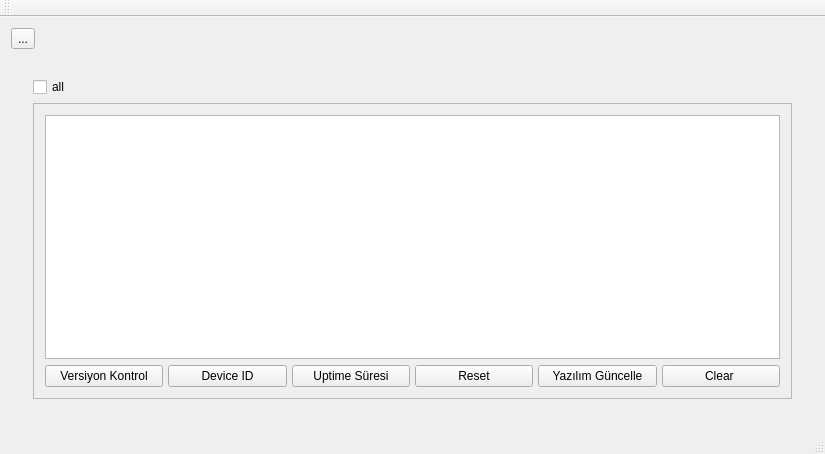
<?xml version="1.0" encoding="UTF-8"?>
<ui version="4.0">
 <class>MainWindow</class>
 <widget class="QMainWindow" name="MainWindow">
  <property name="geometry">
   <rect>
    <x>0</x>
    <y>0</y>
    <width>825</width>
    <height>454</height>
   </rect>
  </property>
  <property name="windowTitle">
   <string>MCU++ Remote Manager</string>
  </property>
  <widget class="QWidget" name="centralWidget">
   <layout class="QGridLayout" name="gridLayout">
    <item row="0" column="0">
     <layout class="QHBoxLayout" name="horizontalLayout_3">
      <item>
       <widget class="QToolButton" name="tbBack">
        <property name="text">
         <string>...</string>
        </property>
        <property name="icon">
         <iconset resource="res/res.qrc">
          <normaloff>:/new/prefix1/images/back.png</normaloff>:/new/prefix1/images/back.png</iconset>
        </property>
        <property name="arrowType">
         <enum>Qt::NoArrow</enum>
        </property>
       </widget>
      </item>
      <item>
       <widget class="QLabel" name="label">
        <property name="text">
         <string/>
        </property>
        <property name="pixmap">
         <pixmap resource="res/res.qrc">:/new/prefix1/images/miltera.png</pixmap>
        </property>
       </widget>
      </item>
      <item>
       <spacer name="horizontalSpacer_3">
        <property name="orientation">
         <enum>Qt::Horizontal</enum>
        </property>
        <property name="sizeHint" stdset="0">
         <size>
          <width>40</width>
          <height>20</height>
         </size>
        </property>
       </spacer>
      </item>
     </layout>
    </item>
    <item row="1" column="0">
     <widget class="QStackedWidget" name="stackedWidget">
      <property name="currentIndex">
       <number>2</number>
      </property>
      <widget class="QWidget" name="page_group">
       <layout class="QGridLayout" name="gridLayout_2">
        <item row="1" column="0">
         <layout class="QHBoxLayout" name="horizontalLayout_2">
          <item>
           <widget class="QPushButton" name="pbCreateGroup">
            <property name="text">
             <string>Cihaz Grubu Oluştur</string>
            </property>
           </widget>
          </item>
          <item>
           <spacer name="horizontalSpacer_2">
            <property name="orientation">
             <enum>Qt::Horizontal</enum>
            </property>
            <property name="sizeHint" stdset="0">
             <size>
              <width>40</width>
              <height>20</height>
             </size>
            </property>
           </spacer>
          </item>
          <item>
           <widget class="QPushButton" name="pbOpenGroup">
            <property name="text">
             <string>Cihaz Grubu Seç</string>
            </property>
           </widget>
          </item>
         </layout>
        </item>
        <item row="0" column="0">
         <spacer name="verticalSpacer_2">
          <property name="orientation">
           <enum>Qt::Vertical</enum>
          </property>
          <property name="sizeHint" stdset="0">
           <size>
            <width>20</width>
            <height>40</height>
           </size>
          </property>
         </spacer>
        </item>
       </layout>
      </widget>
      <widget class="QWidget" name="page_devices">
       <layout class="QGridLayout" name="gridLayout_3">
        <item row="0" column="0">
         <layout class="QVBoxLayout" name="verticalLayout_3">
          <item>
           <widget class="QCheckBox" name="cbAllDev">
            <property name="text">
             <string>all</string>
            </property>
           </widget>
          </item>
          <item>
           <widget class="QScrollArea" name="scrollArea">
            <property name="widgetResizable">
             <bool>true</bool>
            </property>
            <widget class="QWidget" name="scrollAreaWidgetContents">
             <property name="geometry">
              <rect>
               <x>0</x>
               <y>0</y>
               <width>64</width>
               <height>26</height>
              </rect>
             </property>
             <layout class="QGridLayout" name="gridLayout_5">
              <item row="0" column="0">
               <layout class="QVBoxLayout" name="vlDevices"/>
              </item>
              <item row="4" column="0">
               <spacer name="verticalSpacer">
                <property name="orientation">
                 <enum>Qt::Vertical</enum>
                </property>
                <property name="sizeHint" stdset="0">
                 <size>
                  <width>20</width>
                  <height>40</height>
                 </size>
                </property>
               </spacer>
              </item>
             </layout>
            </widget>
           </widget>
          </item>
          <item>
           <layout class="QHBoxLayout" name="horizontalLayout">
            <item>
             <widget class="QPushButton" name="pbAddDevice">
              <property name="text">
               <string>Cihaz Ekle</string>
              </property>
             </widget>
            </item>
            <item>
             <widget class="QPushButton" name="pbRemoveDevice">
              <property name="text">
               <string>Cihaz Sil</string>
              </property>
             </widget>
            </item>
            <item>
             <spacer name="horizontalSpacer">
              <property name="orientation">
               <enum>Qt::Horizontal</enum>
              </property>
              <property name="sizeHint" stdset="0">
               <size>
                <width>118</width>
                <height>20</height>
               </size>
              </property>
             </spacer>
            </item>
            <item>
             <widget class="QPushButton" name="pbConnectDevices">
              <property name="text">
               <string>Bağlan</string>
              </property>
             </widget>
            </item>
           </layout>
          </item>
         </layout>
        </item>
       </layout>
      </widget>
      <widget class="QWidget" name="page_manage">
       <property name="enabled">
        <bool>true</bool>
       </property>
       <layout class="QGridLayout" name="gridLayout_7">
        <item row="0" column="0">
         <widget class="QSplitter" name="splitter">
          <property name="orientation">
           <enum>Qt::Horizontal</enum>
          </property>
          <widget class="QWidget" name="widget" native="true">
           <layout class="QGridLayout" name="gridLayout_4">
            <item row="0" column="0">
             <layout class="QVBoxLayout" name="verticalLayout">
              <item>
               <widget class="QCheckBox" name="cbAllMan">
                <property name="text">
                 <string>all</string>
                </property>
               </widget>
              </item>
              <item>
               <widget class="QScrollArea" name="scrollArea_2">
                <property name="widgetResizable">
                 <bool>true</bool>
                </property>
                <widget class="QWidget" name="scrollAreaWidgetContents_2">
                 <property name="geometry">
                  <rect>
                   <x>0</x>
                   <y>0</y>
                   <width>767</width>
                   <height>243</height>
                  </rect>
                 </property>
                 <layout class="QGridLayout" name="gridLayout_6">
                  <item row="9" column="0">
                   <layout class="QHBoxLayout" name="horizontalLayout_5">
                    <property name="spacing">
                     <number>5</number>
                    </property>
                    <item>
                     <widget class="QPushButton" name="VersionControl">
                      <property name="text">
                       <string>Versiyon Kontrol</string>
                      </property>
                     </widget>
                    </item>
                    <item>
                     <widget class="QPushButton" name="deviceId">
                      <property name="text">
                       <string>Device ID</string>
                      </property>
                     </widget>
                    </item>
                    <item>
                     <widget class="QPushButton" name="uptime">
                      <property name="text">
                       <string>Uptime Süresi</string>
                      </property>
                     </widget>
                    </item>
                    <item>
                     <widget class="QPushButton" name="resetButton">
                      <property name="text">
                       <string>Reset</string>
                      </property>
                     </widget>
                    </item>
                    <item>
                     <widget class="QPushButton" name="pbSoftware">
                      <property name="text">
                       <string>Yazılım Güncelle</string>
                      </property>
                     </widget>
                    </item>
                    <item>
                     <widget class="QPushButton" name="pushButton">
                      <property name="text">
                       <string>Clear </string>
                      </property>
                     </widget>
                    </item>
                   </layout>
                  </item>
                  <item row="1" column="0">
                   <layout class="QHBoxLayout" name="horizontalLayout_6">
                    <item>
                     <widget class="QListWidget" name="listWidget"/>
                    </item>
                   </layout>
                  </item>
                  <item row="0" column="0">
                   <layout class="QVBoxLayout" name="vlManage"/>
                  </item>
                 </layout>
                </widget>
               </widget>
              </item>
             </layout>
            </item>
           </layout>
          </widget>
         </widget>
        </item>
       </layout>
      </widget>
     </widget>
    </item>
   </layout>
  </widget>
  <widget class="QMenuBar" name="menuBar">
   <property name="geometry">
    <rect>
     <x>0</x>
     <y>0</y>
     <width>825</width>
     <height>22</height>
    </rect>
   </property>
  </widget>
  <widget class="QToolBar" name="mainToolBar">
   <attribute name="toolBarArea">
    <enum>TopToolBarArea</enum>
   </attribute>
   <attribute name="toolBarBreak">
    <bool>false</bool>
   </attribute>
  </widget>
  <widget class="QStatusBar" name="statusBar"/>
 </widget>
 <layoutdefault spacing="6" margin="11"/>
 <resources>
  <include location="res/res.qrc"/>
  <include location="res/res.qrc"/>
  <include location="res/res.qrc"/>
 </resources>
 <connections/>
</ui>
